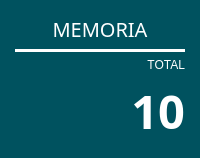
                   <widget class="QFrame" name="frame_5">
                    <property name="sizePolicy">
                     <sizepolicy hsizetype="Minimum" vsizetype="Ignored">
                      <horstretch>20</horstretch>
                      <verstretch>20</verstretch>
                     </sizepolicy>
                    </property>
                    <property name="minimumSize">
                     <size>
                      <width>178</width>
                      <height>139</height>
                     </size>
                    </property>
                    <property name="styleSheet">
                     <string notr="true">background-color: rgb(0, 82, 95);
border-radius: 10px;</string>
                    </property>
                    <property name="frameShape">
                     <enum>QFrame::StyledPanel</enum>
                    </property>
                    <property name="frameShadow">
                     <enum>QFrame::Raised</enum>
                    </property>
                    <layout class="QVBoxLayout" name="verticalLayout_10">
                     <property name="leftMargin">
                      <number>15</number>
                     </property>
                     <property name="topMargin">
                      <number>15</number>
                     </property>
                     <property name="rightMargin">
                      <number>15</number>
                     </property>
                     <property name="bottomMargin">
                      <number>15</number>
                     </property>
                     <item>
                      <widget class="QLabel" name="label_16">
                       <property name="font">
                        <font>
                         <family>Asap</family>
                         <pointsize>15</pointsize>
                         <weight>50</weight>
                         <italic>false</italic>
                         <bold>false</bold>
                        </font>
                       </property>
                       <property name="styleSheet">
                        <string notr="true">color: rgb(255, 255, 255);</string>
                       </property>
                       <property name="text">
                        <string>MEMORIA</string>
                       </property>
                       <property name="alignment">
                        <set>Qt::AlignCenter</set>
                       </property>
                      </widget>
                     </item>
                     <item>
                      <widget class="Line" name="line_6">
                       <property name="enabled">
                        <bool>true</bool>
                       </property>
                       <property name="styleSheet">
                        <string notr="true">background-color: rgb(255, 255, 255);</string>
                       </property>
                       <property name="orientation">
                        <enum>Qt::Horizontal</enum>
                       </property>
                      </widget>
                     </item>
                     <item>
                      <widget class="QLabel" name="label_17">
                       <property name="styleSheet">
                        <string notr="true">color: rgb(255, 255, 255);</string>
                       </property>
                       <property name="text">
                        <string>TOTAL</string>
                       </property>
                       <property name="alignment">
                        <set>Qt::AlignBottom|Qt::AlignRight|Qt::AlignTrailing</set>
                       </property>
                      </widget>
                     </item>
                     <item>
                      <layout class="QHBoxLayout" name="horizontalLayout_14">
                       <item>
                        <widget class="QPushButton" name="ButtonMemoria">
                         <property name="sizePolicy">
                          <sizepolicy hsizetype="Minimum" vsizetype="Minimum">
                           <horstretch>2</horstretch>
                           <verstretch>2</verstretch>
                          </sizepolicy>
                         </property>
                         <property name="cursor">
                          <cursorShape>PointingHandCursor</cursorShape>
                         </property>
                         <property name="styleSheet">
                          <string notr="true">background-image: url(:/barr/Grupo 195.png);
background-position:center;
background-repeat: no-repeat;
</string>
                         </property>
                        </widget>
                       </item>
                       <item>
                        <widget class="QLabel" name="labelMemoria">
                         <property name="sizePolicy">
                          <sizepolicy hsizetype="Minimum" vsizetype="Minimum">
                           <horstretch>3</horstretch>
                           <verstretch>0</verstretch>
                          </sizepolicy>
                         </property>
                         <property name="font">
                          <font>
                           <family>Segoe UI Semibold</family>
                           <pointsize>35</pointsize>
                           <weight>75</weight>
                           <bold>true</bold>
                          </font>
                         </property>
                         <property name="styleSheet">
                          <string notr="true">color: rgb(255, 255, 255);</string>
                         </property>
                         <property name="frameShadow">
                          <enum>QFrame::Plain</enum>
                         </property>
                         <property name="text">
                          <string>10</string>
                         </property>
                         <property name="textFormat">
                          <enum>Qt::AutoText</enum>
                         </property>
                         <property name="alignment">
                          <set>Qt::AlignRight|Qt::AlignTrailing|Qt::AlignVCenter</set>
                         </property>
                         <property name="margin">
                          <number>0</number>
                         </property>
                        </widget>
                       </item>
                      </layout>
                     </item>
                    </layout>
                   </widget>
